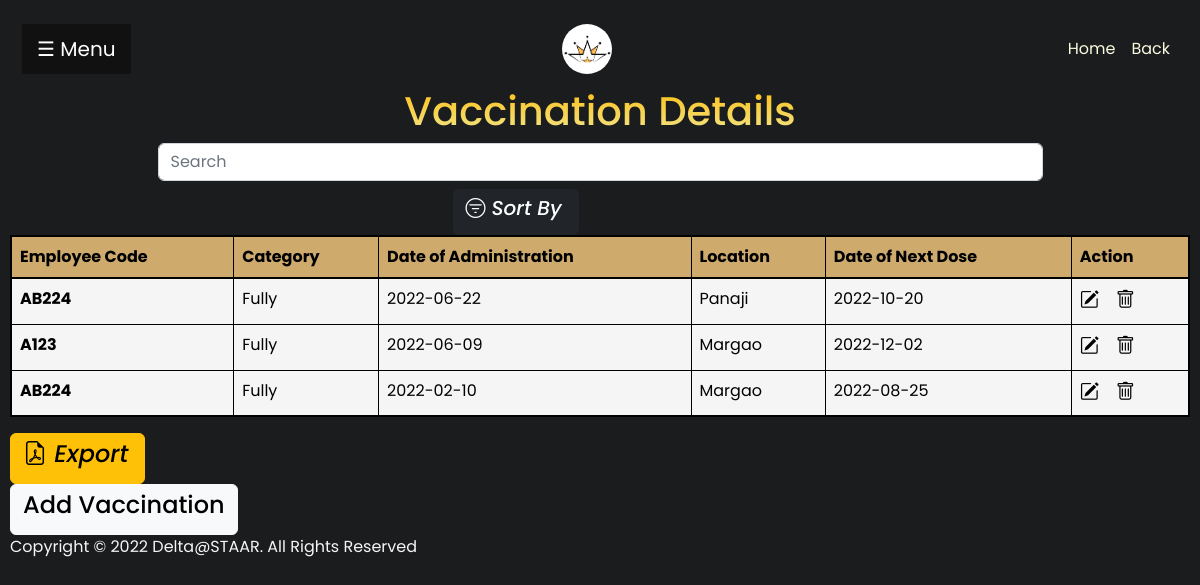
The app's page /views/hrm/vaccination_table.php (signed in), older data.
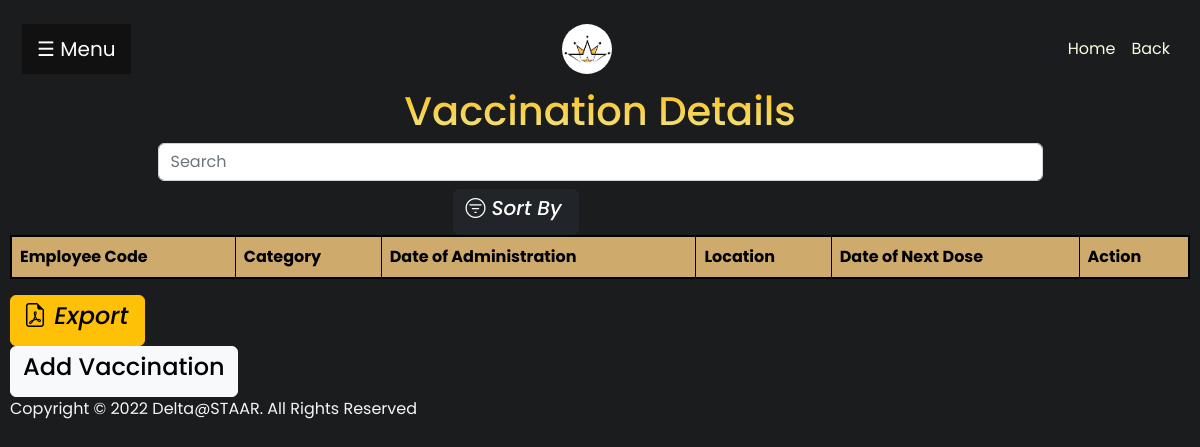
The same page, newer data.
### tables this page shows
CREATE TABLE `vaccination` (
  `vaccination_id` int(11) NOT NULL,
  `emp_id` int(11) NOT NULL,
  `category_id` int(11) NOT NULL,
  `date_of_administration` date DEFAULT NULL,
  `location` varchar(50) DEFAULT NULL,
  `date_of_next_dose` date DEFAULT NULL
);

CREATE TABLE `employee` (
  `emp_id` int(11) NOT NULL,
  `emp_code` varchar(10) NOT NULL,
  `fname` varchar(10) NOT NULL,
  `mname` varchar(10) NOT NULL,
  `lname` varchar(10) NOT NULL,
  `designation` int(11) NOT NULL,
  `dob` date NOT NULL,
  `contact` int(11) NOT NULL,
  `address` varchar(100) NOT NULL,
  `state` varchar(10) NOT NULL,
  `country` varchar(10) NOT NULL,
  `pincode` int(11) NOT NULL,
  `email` varchar(255) DEFAULT NULL,
  `blood_group` varchar(4) DEFAULT NULL,
  `department` varchar(15) DEFAULT NULL,
  `joining_date` date DEFAULT NULL,
  `aadhaar_number` int(11) NOT NULL,
  `salary` float DEFAULT NULL,
  `acc_id` int(11) DEFAULT NULL,
  `role` int(11) DEFAULT NULL
);

CREATE TABLE `vaccination_category` (
  `category_name` varchar(20) NOT NULL,
  `category_id` int(11) NOT NULL
);

### views/hrm/vaccination_table.php (the view, shortened to what this page needs)
<?php
    include('../../controllers/vaccination_controller.php');
?>
<!DOCTYPE html>
<html lang="en">
<head>
    <link href="https://cdn.jsdelivr.net/npm/bootstrap@5.2.3/dist/css/bootstrap.min.css" rel="stylesheet">
    <link rel="stylesheet" href="https://cdn.jsdelivr.net/npm/bootstrap-icons@1.10.2/font/bootstrap-icons.css">
    <link rel="stylesheet" href="https://unpkg.com/tachyons@4.12.0/css/tachyons.min.css"/>
    <link rel="stylesheet" href="../../css/sidebar.css">
    <link rel="stylesheet" href="../../css/table.css">
</head>
<body class="bg">
    <nav class="navbar navbar-expand-lg navbar-dark f3 lh-copy fw5">
        <div class="container-fluid">
        <button class="openbtn" onclick="openNav()">&#9776; Menu</button>
        <a class="navbar-brand" href="#">
                <img src="../../images/logo-no-name.png" height="50px" alt="Deltin Logo" class="d-inline-block align-text-top"
                    style="border-radius: 50px;">
            </a>
            <ul class="navbar-nav justify-content-end">
                <li class="nav-item">
                    <a class="nav-link active" aria-current="page" href="../dashboard.php">Home</a>
                </li>
                <li class="nav-item">
                    <a class="nav-link active" id="adminlogin" onmouseover="this.style.cursor='pointer'" onclick = "history.back()" >Back</a>
                </li>
            </ul>
        </div>
    </nav>
    <div class="table-header">
    <h1 class="tc f1 lh-title spr">Vaccination Details</h1>
    <div class="fl w-75 form-outline srch">
        <input type="search" id="form1" class="form-control" placeholder="Search" aria-label="Search" oninput="search()" />
    </div>
    <div class="fl w-25 tr">
        <button class="btn btn-dark">
            <h5><i class="bi bi-filter-circle"> Sort By</i></h5>
        </button>
    </div>
    </div>
    <div class="table-div">
        <?php $results = mysqli_query($conn, "SELECT * FROM vaccination"); ?>
        <div class="pa1 table-responsive">
            <table class="table table-bordered tc">
                <thead>
                    <tr>
                    <th scope="col">Employee Code</th>
                    <th scope="col">Category</th>
                    <th scope="col">Date of Administration</th>
                    <th scope="col">Location</th>
                    <th scope="col">Date of Next Dose</th>
                    <th scope="col" colspan="2">Action</th>
                    </tr>
                </thead>
                <tbody>
                    <?php while ($row = mysqli_fetch_array($results)) { ?>
                    <?php $employeeid = $row['emp_id'];
                    $queryEmployeeCode = mysqli_query($conn, "SELECT * FROM employee where emp_id=$employeeid");
                    $EmployeeCode_row = mysqli_fetch_assoc($queryEmployeeCode);
                    $categoryid = $row['category_id'];
                    $queryCategory_name = mysqli_query($conn, "SELECT * FROM vaccination_category where category_id=$categoryid");
                    $CategoryName_row = mysqli_fetch_assoc($queryCategory_name);
                    ?>
                    <tr>
                    <th scope="row"><?php echo $EmployeeCode_row['emp_code']; ?></th>
                        <td>
                            <?php echo $CategoryName_row['category_name']; ?>
                        </td>
                        <td>
                            <?php echo $row['date_of_administration']; ?>
                        </td>
                        <td>
                            <?php echo $row['location']; ?>
                        </td>
                        <td>
                            <?php echo $row['date_of_next_dose']; ?>
                        </td>
                        <td>
                            <a href="./vaccination.php?edit=<?php echo '%27' ?><?php echo $row['vaccination_id']; ?><?php echo '%27' ?>"
                                class="edit_btn"><i class="bi bi-pencil-square" style="font-size: 1.2rem; color: black;"></i>
                            </a>
                            <a href="../../controllers/vaccination_controller.php?del=<?php echo '%27' ?><?php echo $row['vaccination_id']; ?><?php echo '%27' ?>"
                                class="del_btn"><i class="bi bi-trash" style="font-size: 1.2rem; color: black;"></i>
                            </a>
                        </td>
                    </tr>
                    <?php } ?>
                </tbody>
            </table>
        </div>
    </div>
    <div class="table-footer pa4">
        <div class="fl w-75 tl">
            <button class="btn btn-warning">
                <h4><i class="bi bi-file-earmark-pdf"> Export</i></h4>
            </button>
        </div>
        <div class="fl w-25 tr">
            <button class="btn btn-light">
                <h4><a href="vaccination.php">Add Vaccination</a></h4>
            </button>
        </div>
    </div>
    <footer class="tc f3 lh-copy mt4">Copyright &copy; 2022 Delta@STAAR. All Rights Reserved</footer>
</body>
</html>

### css/sidebar.css (style rules this page uses)
.navbar-brand { text-align: center; display: inline-table; position: relative; }
i { padding-right: 0.25rem; }
.openbtn { font-size: 20px; cursor: pointer; background-color: #111; color: white; padding: 10px 15px; border: none; }

### css/table.css (style rules this page uses)
body { padding: 10px; font-family: 'Bungee Spice', cursive; font-family: 'Poppins', sans-serif; background-color: #1b1c1e; }
.active { background: -webkit-linear-gradient(#f5f5c4, #fdfff9); -webkit-background-clip: text; -webkit-text-fill-color: transparent; }
.spr { background: -webkit-linear-gradient(#FEBE10, #F0E68C); -webkit-background-clip: text; -webkit-text-fill-color: transparent; }
.table-header { align-items: center; justify-items: center; align-content: center; justify-content: center; }
thead { color: black; background-color: #ceaa6d; border: 2px solid black; }
a { text-decoration: none; color: black; }
footer { color: whitesmoke; }
tbody { color: black; background-color: whitesmoke; border: 2px solid black; }

Row changes from the older to the newer data that the page shows:
removed vaccination: emp.emp_code "AB224", category.category_name "Fully", date_of_administration "2022-06-22", location "Panaji", date_of_next_dose "2022-10-20"
removed vaccination: emp.emp_code "A123", category.category_name "Fully", date_of_administration "2022-06-09", location "Margao", date_of_next_dose "2022-12-02"
removed vaccination: emp.emp_code "AB224", category.category_name "Fully", date_of_administration "2022-02-10", location "Margao", date_of_next_dose "2022-08-25"
